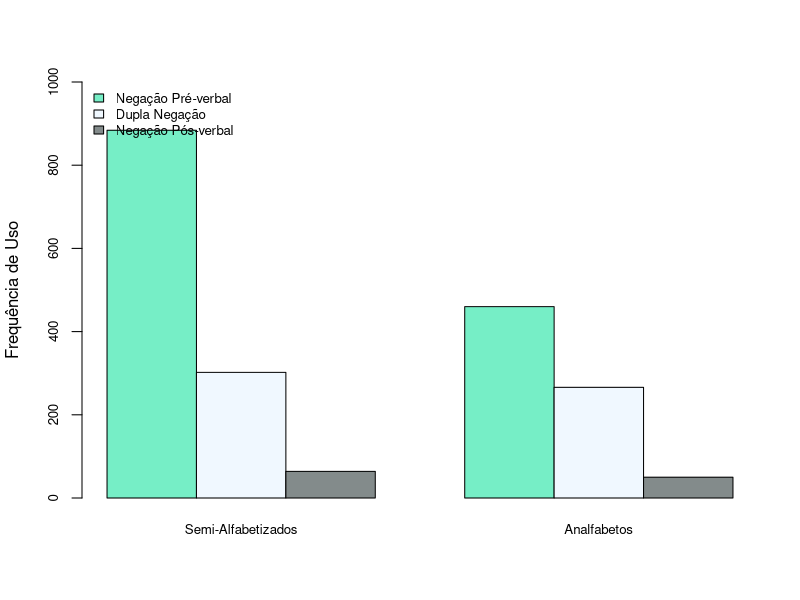

This figure's R source: (Note: this script raises an error after producing the figure.)
#ANÁLISE DA VARIÁVEL ESCOLARIDADE
# Cavalcante (2007)
VD = c ("Negação Pré-verbal", "Dupla Negação", "Negação Pós-verbal")
escolaridade = c ("Semi-Alfabetizados", 'Analfabetos')
cav2007esc = data.matrix (rbind (
  c (884, 302, 64),
  c (460, 266, 50)
))
rownames (cav2007esc) = escolaridade
colnames (cav2007esc) = VD
View (cav2007esc)

cav2007esc.t = t(cav2007esc)
barplot (cav2007esc.t,
         beside = T,
         legend = T,
         cex.axis = 0.8,
         col = c ('aquamarine2', "aliceblue", "azure4"),
         cex.names = 0.8,
         ylim= c (0,1000),
         args.legend = list (x='topleft',
                             cex = 0.8, bty = 'n'),
         ylab = "Frequência de Uso")

cav2007esc = as.data.frame.table (cav2007esc)
cav2007esc = countsToCases(as.data.frame (cav2007esc))
names (cav2007esc) = c ('escolaridade', 'VD')
cav2007esc$escolaridade = factor (cav2007esc$escolaridade, levels = c ('Semi-Alfabetizados', 'Analfabetos'))
head(cav2007esc)
tail (cav2007esc)
ggbarstats (x = VD, y =escolaridade, data=cav2007esc,
            bf.message = F,
            xlab = "Escolaridade",
            legend.title = "Negação")
table (cav2007esc)

cav2007esc$VD = relevel (cav2007esc$VD, ref='Negação Pré-verbal')
mod.esc1 = multinom (VD ~ escolaridade, data=cav2007esc)
summary (mod.esc1)
tab_model (mod.esc1, transform = NULL)
#--------------------------------------------------------------------
#--------------------------------------------------------------------
#--------------------------------------------------------------------
#Lopes da Silva (2020)
VD = c ("Negação Pré-verbal", "Dupla Negação")
escolaridade = c ("Ensino Médio", 'Ensino Superior')
lopes2020esc = data.matrix (rbind (
  c (852, 136),
  c (967, 142)
))
rownames (lopes2020esc) = escolaridade
colnames (lopes2020esc) = VD
View (lopes2020esc)

lopes2020esc.t = t(lopes2020esc)
barplot (lopes2020esc.t,
         beside = T,
         legend = T,
         cex.axis = 0.8,
         col = c ('aquamarine2', "aliceblue"),
         cex.names = 0.8,
         ylim= c (0,1000),
         args.legend = list (x='topleft',
                             cex = 0.8, bty = 'n'),
         ylab = "Frequência de Uso")

lopes2020esc = as.data.frame.table (lopes2020esc)
lopes2020esc = countsToCases(as.data.frame (lopes2020esc))
names (lopes2020esc) = c ('escolaridade', 'VD')
lopes2020esc$escolaridade = factor (lopes2020esc$escolaridade, levels = c ('Ensino Médio', 'Ensino Superior'))
head(lopes2020esc)
ggbarstats (x = VD, y =escolaridade, data=lopes2020esc,
            bf.message = F,
            xlab = "Escolaridade",
            legend.title = "Negação")
table (lopes2020esc)

lopes2020esc$VD = relevel (lopes2020esc$VD, ref='Negação Pré-verbal')
mod.esc2 = glm (VD ~ escolaridade, data=lopes2020esc, family = 'binomial')
summary (mod.esc2)
tab_model (mod.esc2, transform = NULL)
#--------------------------------------------------------------------
#--------------------------------------------------------------------
#--------------------------------------------------------------------
# Nunes (2014)
VD = c ("Negação Pré-verbal", "Dupla Negação", "Negação Pós-verbal")
escolaridade = c ("5-8 anos", '9-11 anos')
nun2014esc = data.matrix (rbind (
  c (324, 131, 10),
  c (292, 83, 3)
))
rownames (nun2014esc) = escolaridade
colnames (nun2014esc) = VD
View (nun2014esc)

nun2014esc.t = t(nun2014esc)
barplot (nun2014esc.t,
         beside = T,
         legend = T,
         cex.axis = 0.8,
         col = c ('aquamarine2', "aliceblue", "azure4"),
         cex.names = 0.8,
         ylim= c (0,1000),
         args.legend = list (x='topleft',
                             cex = 0.8, bty = 'n'),
         ylab = "Frequência de Uso")

nun2014esc = as.data.frame.table (nun2014esc)
nun2014esc = countsToCases(as.data.frame (nun2014esc))
names (nun2014esc) = c ('escolaridade', 'VD')
nun2014esc$escolaridade = factor (nun2014esc$escolaridade, levels = c ('5-8 anos', '9-11 anos'))
head(nun2014esc)
ggbarstats (x = VD, y =escolaridade, data=nun2014esc,
            bf.message = F,
            xlab = "Gênero",
            legend.title = "Negação")
table (nun2014esc)

nun2014esc$VD = relevel (nun2014esc$VD, ref='Negação Pré-verbal')
mod.esc3 = multinom (VD ~ escolaridade, data=nun2014esc)
summary (mod.esc3)
tab_model (mod.esc3, transform = NULL)
#--------------------------------------------------------------------
#--------------------------------------------------------------------
#--------------------------------------------------------------------
# Nascimento (2014)
VD = c ("Negação Pré-verbal", "Dupla Negação", "Negação Pós-verbal")
escolaridade = c ("Ensino Fundamental", 'Ensino Médio', "Ensino Universitário")
nasc2014esc = data.matrix (rbind (
  c (544, 178, 16),
  c (695, 166, 6),
  c (512, 134, 12)
))
rownames (nasc2014esc) = escolaridade
colnames (nasc2014esc) = VD
View (nasc2014esc)

nasc2014esc.t = t(nasc2014esc)
barplot (nasc2014esc.t,
         beside = T,
         legend = T,
         cex.axis = 0.8,
         col = c ('aquamarine2', "aliceblue", "azure4"),
         cex.names = 0.8,
         ylim= c (0,1000),
         args.legend = list (x='topleft',
                             cex = 0.8, bty = 'n'),
         ylab = "Frequência de Uso")

nasc2014esc = as.data.frame.table (nasc2014esc)
nasc2014esc = countsToCases(as.data.frame (nasc2014esc))
names (nasc2014esc) = c ('escolaridade', 'VD')
nasc2014esc$escolaridade = factor (nasc2014esc$escolaridade, levels = c ('Ensino Fundamental', 'Ensino Médio', "Ensino Universitário"))
head(nasc2014esc)
ggbarstats (x = VD, y =escolaridade, data=nasc2014esc,
            bf.message = F,
            xlab = "Escolaridade",
            legend.title = "Negação")
table (nasc2014esc)

nasc2014esc$VD = relevel (nasc2014esc$VD, ref='Negação Pré-verbal')
mod.esc4 = multinom (VD ~ escolaridade, data=nasc2014esc)
summary (mod.esc4)
tab_model (mod.esc4, transform = NULL)
#--------------------------------------------------------------------
#--------------------------------------------------------------------
#--------------------------------------------------------------------
# Rocha (2013)
VD = c ("Negação Pré-verbal", "Dupla Negação")
escolaridade = c ("Ensino Médio", 'Ensino Superior')
roc2013esc = data.matrix (rbind (
  c (2491, 202),
  c (2788, 122)
))
rownames (roc2013esc) = escolaridade
colnames (roc2013esc) = VD
View (roc2013esc)

roc2013esc.t = t(roc2013esc)
barplot (roc2013esc.t,
         beside = T,
         legend = T,
         cex.axis = 0.8,
         col = c ('aquamarine2', "aliceblue"),
         cex.names = 0.8,
         ylim= c (0,3000),
         args.legend = list (x='topleft',
                             cex = 0.8, bty = 'n'),
         ylab = "Frequência de Uso")

roc2013esc = as.data.frame.table (roc2013esc)
roc2013esc = countsToCases(as.data.frame (roc2013esc))
names (roc2013esc) = c ('escolaridade', 'VD')
roc2013esc$escolaridade = factor (roc2013esc$escolaridade, levels = c ('Ensino Médio', 'Ensino Superior'))
head(roc2013esc)
ggbarstats (x = VD, y =escolaridade, data=roc2013esc,
            bf.message = F,
            xlab = "Escolaridade",
            legend.title = "Negação")
table (roc2013esc)

roc2013esc$VD = relevel (roc2013esc$VD, ref='Negação Pré-verbal')
mod.esc5 = glm (VD ~ escolaridade, data=roc2013esc, family = 'binomial')
summary (mod.esc5)
tab_model (mod.esc5, transform = NULL)